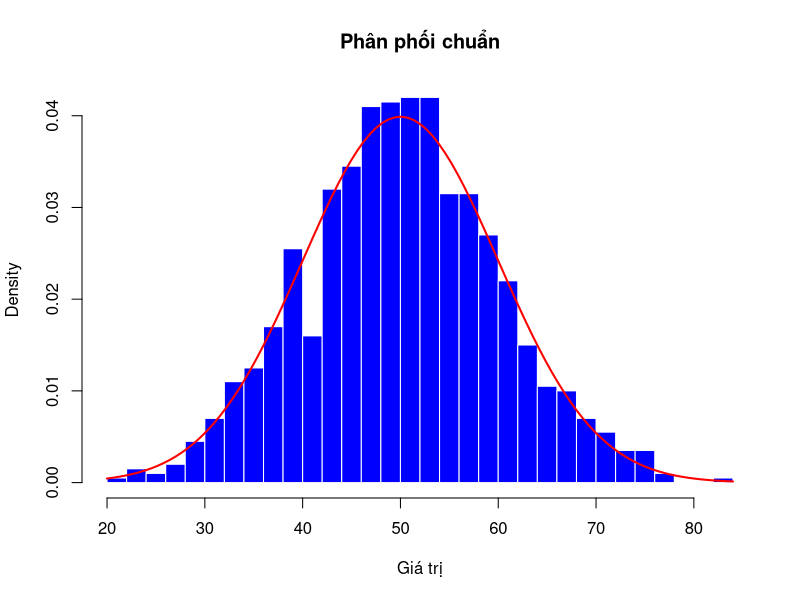
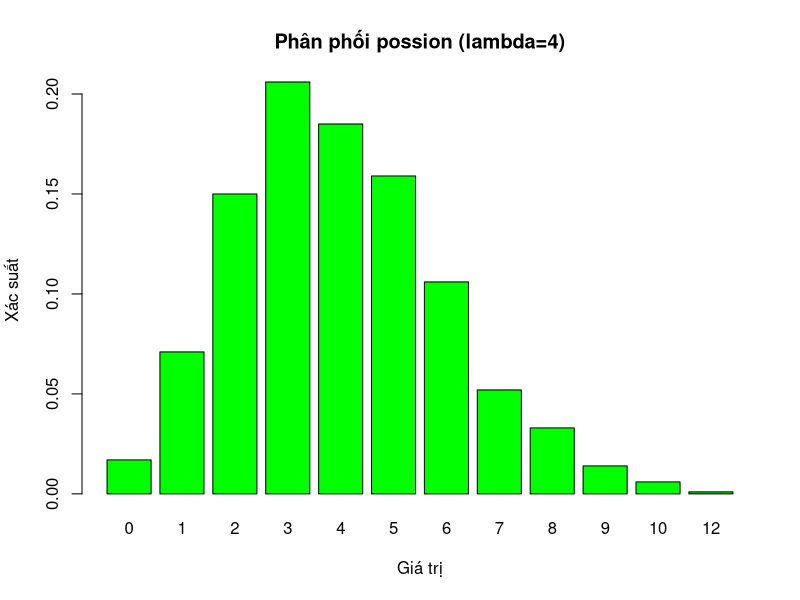
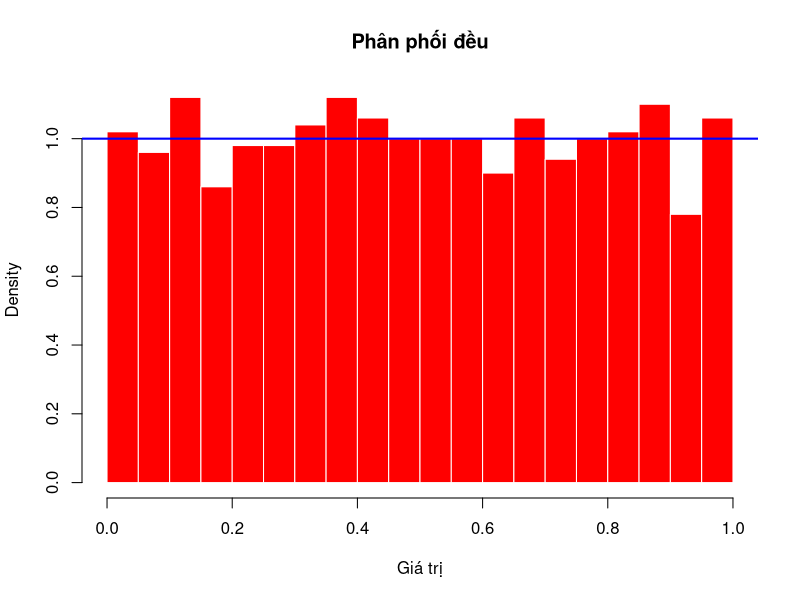

Reproduce these figures in R, in order.
# Phân Phối Xác Suất
# Phân phối xác suất mô tả cách giá trị của biến ngẫu nhiên được phân bố. Có nhiều loại phân phối xác suất, và sự lựa chọn giữa chúng phụ thuộc vào tính chất của dữ liệu và ngữ cảnh của vấn đề.

# 3.1. Các loại phân phối phổ biến
# 3.1.1. Phân phối chuẩn (Normal Distribution)
# Phân phối chuẩn là một trong những 
# phân phối quan trọng nhất, 
# đặc trưng cho nhiều hiện tượng tự nhiên. 
# Nó được mô tả bởi hai tham số: 
# trung bình (mean) và độ lệch chuẩn 
# (standard deviation).

# Tạo mẫu từ phân phối chuẩn
set.seed(123)
normal_sample <- rnorm(n = 1000, mean = 50, sd = 10)

# Vẽ histogram
hist(normal_sample, breaks = 30, main = "Phân phối chuẩn",
     xlab = "Giá trị", col = "blue", border = "white",
     prob = TRUE) # prob = TRUE để hiển thị mật độ xác suất

# Thêm đường cong mật độ xác suất
curve(dnorm(x, mean=50, sd=10), col="red", lwd=2, add=TRUE)

# 3.1.2. Phân phối Poisson (Poisson Distribution)
# Phân phối Poisson được sử dụng để mô tả số sự kiện 
# xảy ra trong một khoảng thời gian hoặc không gian 
# cố định. Nó được mô tả bởi một tham số: lambda 
# (tỷ lệ hoặc cường độ trung bình).
# Tạo mẫu từ phân phối Poisson
set.seed(123)
poisson_sample <- rpois(n=1000, lambda=4)
barplot(table(poisson_sample)/length(poisson_sample),
        main = "Phân phối possion (lambda=4)",
        xlab="Giá trị", ylab = "Xác suất", col="green"
        )

# 3.1.3. Phân phối đều (Uniform Distribution)
# Trong phân phối đều, tất cả các giá trị trong 
# khoảng có xác suất xuất hiện bằng nhau. 
# Nó được mô tả bởi hai tham số: 
# giá trị nhỏ nhất (min) và giá trị lớn nhất (max).
# Tạo mẫu từ phân phối đều
set.seed(123)
uniform_sample <- runif(n = 1000, min = 0, max = 1)

# Vẽ histogram
hist(uniform_sample, breaks = 30, main = "Phân phối đều",
     xlab = "Giá trị", col = "red", border = "white",
     prob = TRUE)

# Thêm đường lý thuyết
abline(h = 1, col = "blue", lwd = 2)
